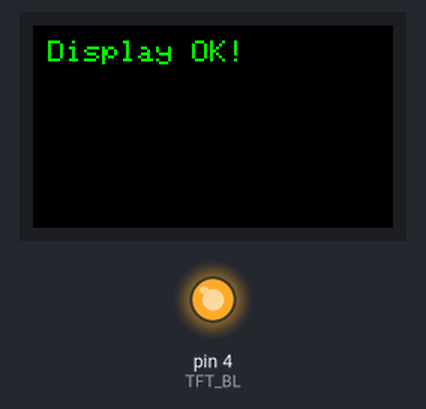
Simulated run of this sketch. Board: Arduino Mega 2560, built for the host (arithmetic inside an expression is 32-bit, double 64-bit). On the bench: 240×135 colour display, output pins drawn as LEDs (lit = HIGH).

Above: at 0.2 s.

The sketch:

display_test.ino
```cpp
#include <Adafruit_GFX.h>
#include <Adafruit_ST7789.h>
#include <SPI.h>

// Your board's ST7789 pins
#define TFT_CS   5
#define TFT_DC   16
#define TFT_RST  23
#define TFT_BL   4   // Backlight pin (optional)

// SPI pins (fixed for your board)
#define TFT_MOSI 19
#define TFT_SCLK 18

// Create display object (135x240)
Adafruit_ST7789 tft = Adafruit_ST7789(TFT_CS, TFT_DC, TFT_RST);

void setup() {
  Serial.begin(115200);

  // Backlight on
  pinMode(TFT_BL, OUTPUT);
  digitalWrite(TFT_BL, HIGH);

  // Init SPI manually
  SPI.begin(TFT_SCLK, -1, TFT_MOSI, TFT_CS);

  // Init display
  tft.init(135, 240);     // Height, Width
  tft.setRotation(1);     // Landscape mode

  tft.fillScreen(ST77XX_BLACK);
  tft.setTextColor(ST77XX_GREEN);
  tft.setTextSize(2);
  tft.setCursor(10, 10);
  tft.println("Display OK!");
}

void loop() {
}
```
